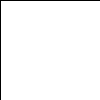
Frame 1 (no input)
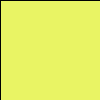
Frame 60 (the mouse pressed at the canvas centre just before this capture)
Frame 120 (the mouse held since frame 60 and released just before this capture): identical to frame 60, image omitted

The Processing sketch that drew these frames (run headless with seeded random() and noise(); from frame 60 on, the mouse is pressed at the canvas centre):

// Processing sketch: beginner_pde
// ── beginner_pde.pde
void setup(){
   
};

void draw(){
  rect(0,0,200,200);
  fill(233,244,100);
}
